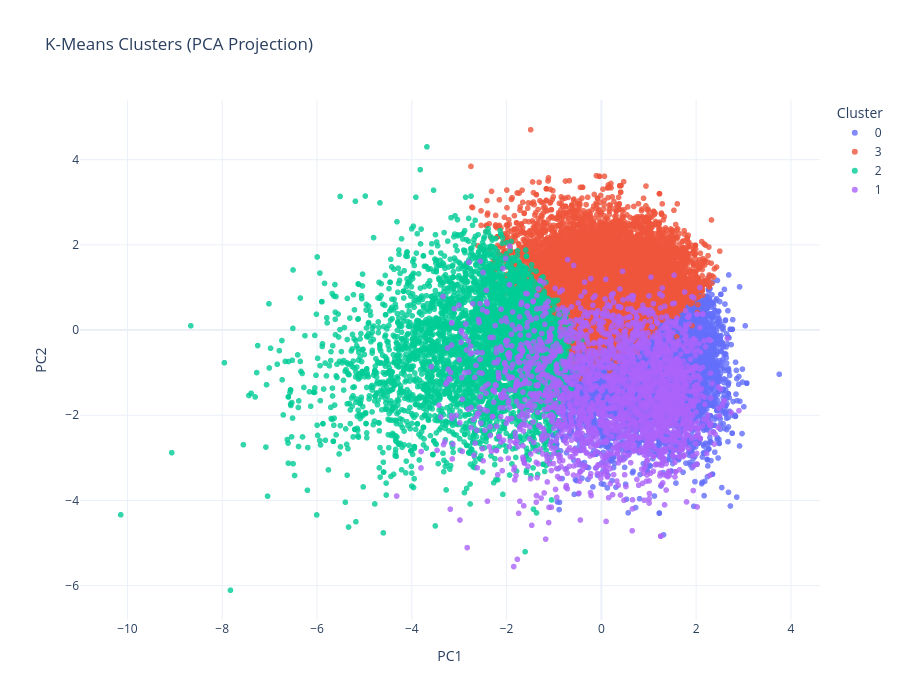

The cell this chart's notebook holds for it:
### Code cell
pca = PCA(n_components=2)

components = pca.fit_transform(X_scaled)

pca_df = pd.DataFrame(
    components,
    columns=["PC1", "PC2"]
)

pca_df["Cluster"] = df["Cluster"]

fig = px.scatter(
    pca_df,
    x="PC1",
    y="PC2",
    color="Cluster",
    title="K-Means Clusters (PCA Projection)",
    opacity=0.8,
    height=700
)

fig.update_layout(
    template="plotly_white"
)

fig.show()

### Figure 1 — Plotly figure (JSON) as saved in the notebook; plotly's stock layout.template omitted (floating-point values rounded to 4 significant figures; data arrays with more than 128 entries replaced by an {"elided": "..."} marker saying what was removed)
{"data": [{"hovertemplate": "Cluster=0<br>PC1=%{x}<br>PC2=%{y}<extra></extra>", "legendgroup": "0", "marker": {"color": "#636efa", "opacity": 0.8, "symbol": "circle"}, "mode": "markers", "name": "0", "showlegend": true, "type": "scattergl", "x": {"elided": "11127 float values"}, "xaxis": "x", "y": {"elided": "11127 float values"}, "yaxis": "y"}, {"hovertemplate": "Cluster=3<br>PC1=%{x}<br>PC2=%{y}<extra></extra>", "legendgroup": "3", "marker": {"color": "#EF553B", "opacity": 0.8, "symbol": "circle"}, "mode": "markers", "name": "3", "showlegend": true, "type": "scattergl", "x": {"elided": "13785 float values"}, "xaxis": "x", "y": {"elided": "13785 float values"}, "yaxis": "y"}, {"hovertemplate": "Cluster=2<br>PC1=%{x}<br>PC2=%{y}<extra></extra>", "legendgroup": "2", "marker": {"color": "#00cc96", "opacity": 0.8, "symbol": "circle"}, "mode": "markers", "name": "2", "showlegend": true, "type": "scattergl", "x": {"elided": "5308 float values"}, "xaxis": "x", "y": {"elided": "5308 float values"}, "yaxis": "y"}, {"hovertemplate": "Cluster=1<br>PC1=%{x}<br>PC2=%{y}<extra></extra>", "legendgroup": "1", "marker": {"color": "#ab63fa", "opacity": 0.8, "symbol": "circle"}, "mode": "markers", "name": "1", "showlegend": true, "type": "scattergl", "x": {"elided": "2613 float values"}, "xaxis": "x", "y": {"elided": "2613 float values"}, "yaxis": "y"}], "layout": {"height": 700, "legend": {"title": {"text": "Cluster"}, "tracegroupgap": 0}, "title": {"text": "K-Means Clusters (PCA Projection)"}, "xaxis": {"anchor": "y", "domain": [0, 1], "title": {"text": "PC1"}}, "yaxis": {"anchor": "x", "domain": [0, 1], "title": {"text": "PC2"}}}}
